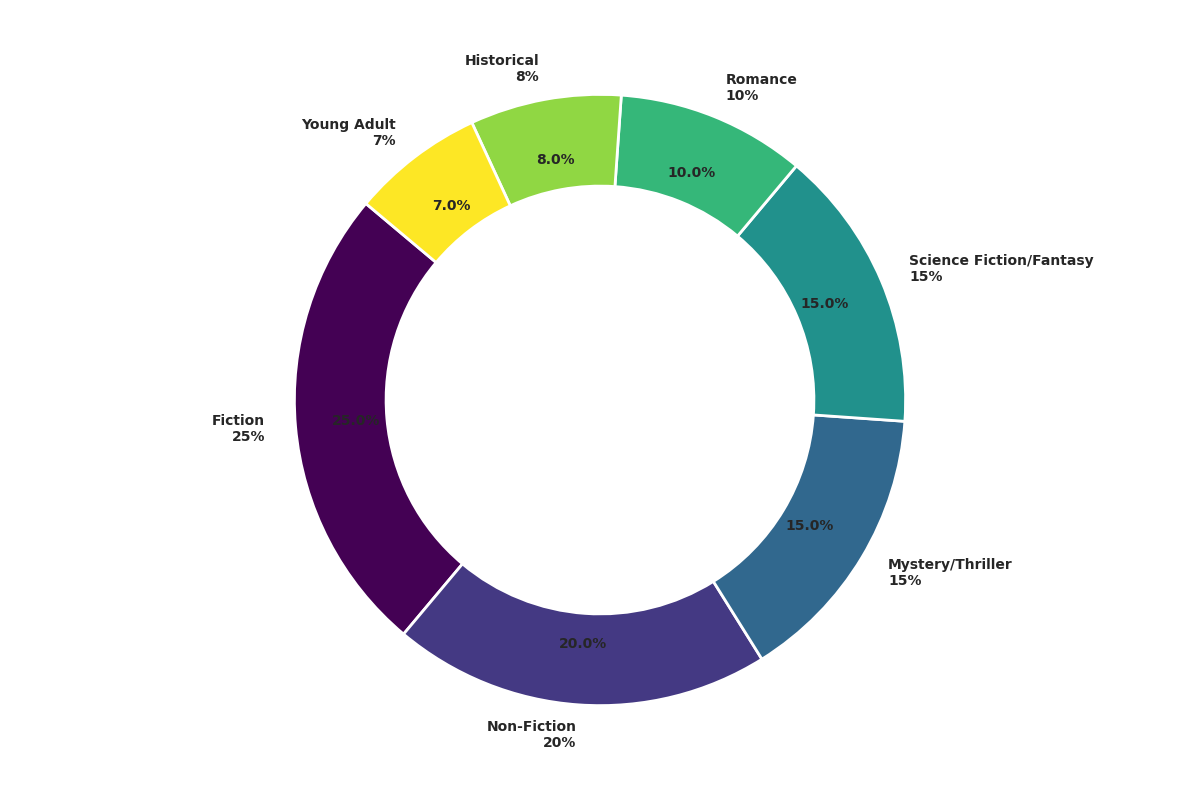

Python code for this plot:
import matplotlib.pyplot as plt
import numpy as np
from matplotlib import cm

# Data preparation
genres = [
    'Fiction', 
    'Non-Fiction', 
    'Mystery/Thriller', 
    'Science Fiction/Fantasy', 
    'Romance', 
    'Historical', 
    'Young Adult'
]

popularity = [25, 20, 15, 15, 10, 8, 7]

# Enhanced color scheme using a gradient colormap
colors = cm.viridis(np.linspace(0, 1, len(genres)))

# Create the plot
fig, ax = plt.subplots(figsize=(12, 8))
wedges, texts, autotexts = ax.pie(
    popularity, 
    labels=[f'{genre}\n{pop}%' for genre, pop in zip(genres, popularity)], 
    colors=colors, 
    autopct=lambda p: f'{p:.1f}%', 
    startangle=140,
    pctdistance=0.8, 
    wedgeprops=dict(width=0.3, edgecolor='white', linewidth=2),
    textprops={'fontsize': 10, 'weight': 'bold'}
)

# Draw circle for the donut chart
centre_circle = plt.Circle((0, 0), 0.60, fc='white')
fig.gca().add_artist(centre_circle)

# Remove borders by setting axis off
ax.axis('off')

# Automatically adjust layout to prevent overlap
plt.tight_layout()

# Display the plot
plt.show()
